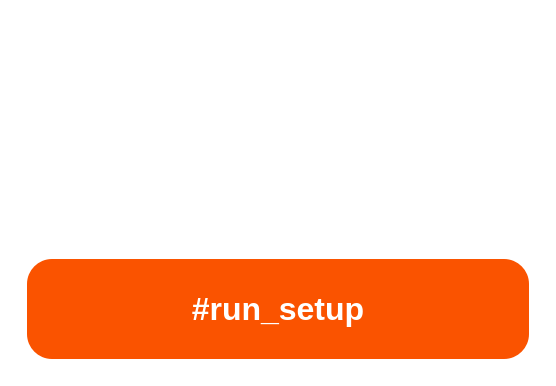
<?xml version="1.0" encoding="UTF-8"?>
<ui version="4.0">
    <class>WelcomeWizardPage</class>
    <widget class="QWidget" name="WelcomeWizardPage">
        <property name="styleSheet">
            <string notr="true">
                QWidget#WelcomeWizardPage { background-color: transparent; }

                QLabel#lbLogo {
                padding: 20px;
                }

                QPushButton#btnSetup {
                background-color: #FA5300;
                color: #FFFFFF;
                border-radius: 25px;
                font-family: "Segoe UI";
                font-size: 32px; /* Balanced for 17" 1280x1024 */
                font-weight: 900;
                text-transform: uppercase;
                }

                QPushButton#btnSetup:pressed {
                background-color: #FF7A3D;
                }
            </string>
        </property>
        <layout class="QVBoxLayout" name="mainLayout">
            <!-- Top Spacer -->
            <item>
                <spacer name="vsTop">
                    <property name="orientation">
                        <enum>Qt::Vertical</enum>
                    </property>
                </spacer>
            </item>

            <!-- Center Layout -->
            <item>
                <layout class="QHBoxLayout" name="centerLayout">
                    <item>
                        <spacer name="hsLeft">
                            <property name="orientation">
                                <enum>Qt::Horizontal</enum>
                            </property>
                        </spacer>
                    </item>
                    <item>
                        <widget class="QFrame" name="wizardFrame">
                            <property name="minimumSize">
                                <size>
                                    <width>520</width>
                                    <height>350</height>
                                </size>
                            </property>
                            <property name="maximumSize">
                                <size>
                                    <width>520</width>
                                    <height>350</height>
                                </size>
                            </property>
                            <layout class="QVBoxLayout" name="frameLayout">
                                <property name="spacing">
                                    <number>30</number>
                                </property>

                                <!-- Logo -->
                                <item>
                                    <widget class="QLabel" name="lbLogo">
                                        <property name="minimumSize">
                                            <size>
                                                <width>400</width>
                                                <height>150</height>
                                            </size>
                                        </property>
                                        <property name="pixmap">
                                            <pixmap resource="../../GUI/Resources/Resources.qrc">
                                                :/Images/humo_logo_midnight.svg</pixmap>
                                        </property>
                                        <property name="scaledContents">
                                            <bool>true</bool>
                                        </property>
                                        <property name="alignment">
                                            <set>Qt::AlignCenter</set>
                                        </property>
                                    </widget>
                                </item>

                                <!-- Run Setup Button -->
                                <item>
                                    <widget class="QPushButton" name="btnSetup">
                                        <property name="minimumSize">
                                            <size>
                                                <width>400</width>
                                                <height>100</height>
                                            </size>
                                        </property>
                                        <property name="text">
                                            <string>#run_setup</string>
                                        </property>
                                    </widget>
                                </item>
                            </layout>
                        </widget>
                    </item>
                    <item>
                        <spacer name="hsRight">
                            <property name="orientation">
                                <enum>Qt::Horizontal</enum>
                            </property>
                        </spacer>
                    </item>
                </layout>
            </item>

            <!-- Bottom Spacer -->
            <item>
                <spacer name="vsBottom">
                    <property name="orientation">
                        <enum>Qt::Vertical</enum>
                    </property>
                </spacer>
            </item>
        </layout>
    </widget>
    <resources>
        <include location="../../GUI/Resources/Resources.qrc" />
    </resources>
    <connections />
</ui>
